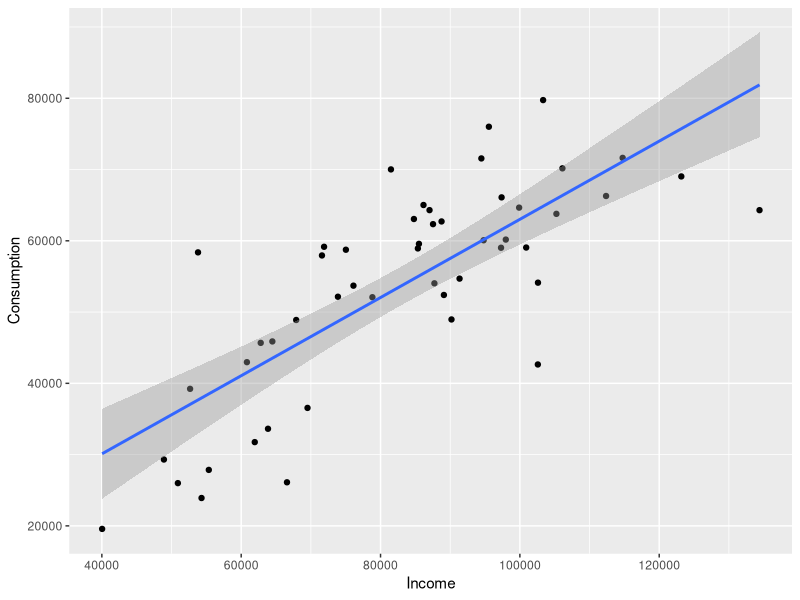
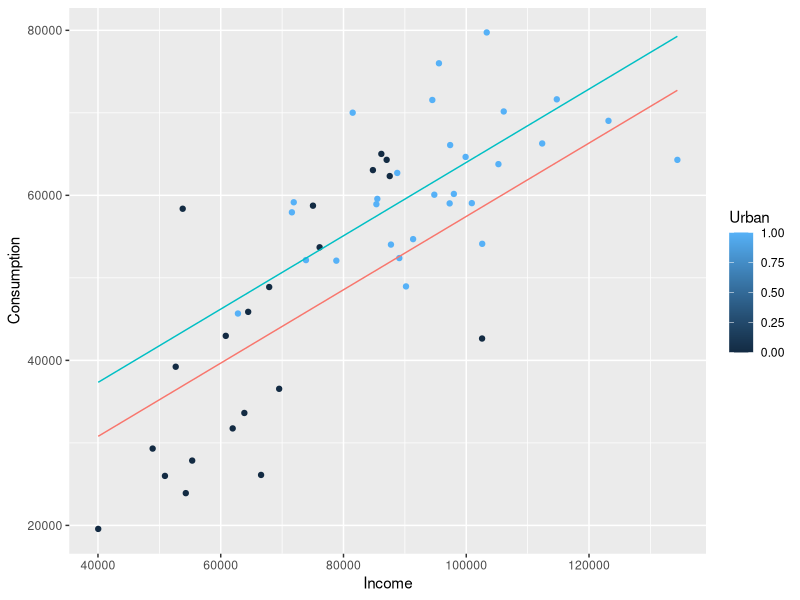
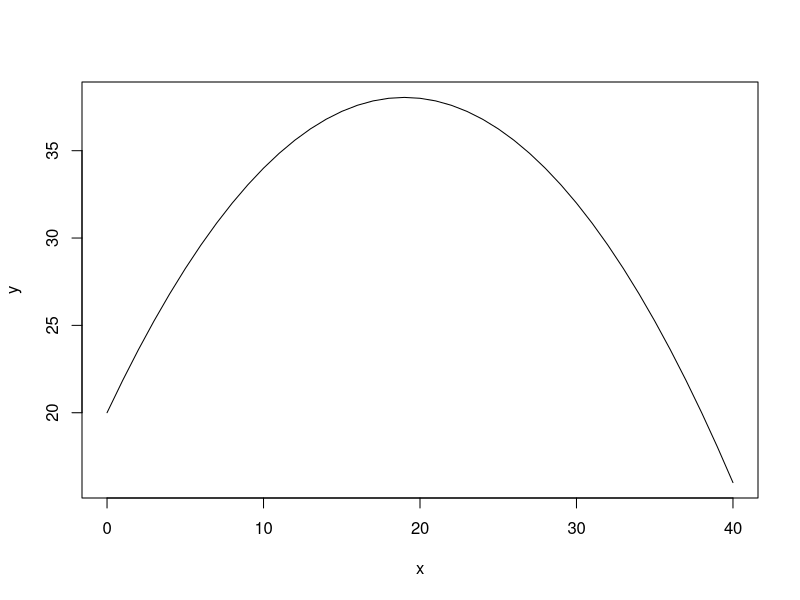
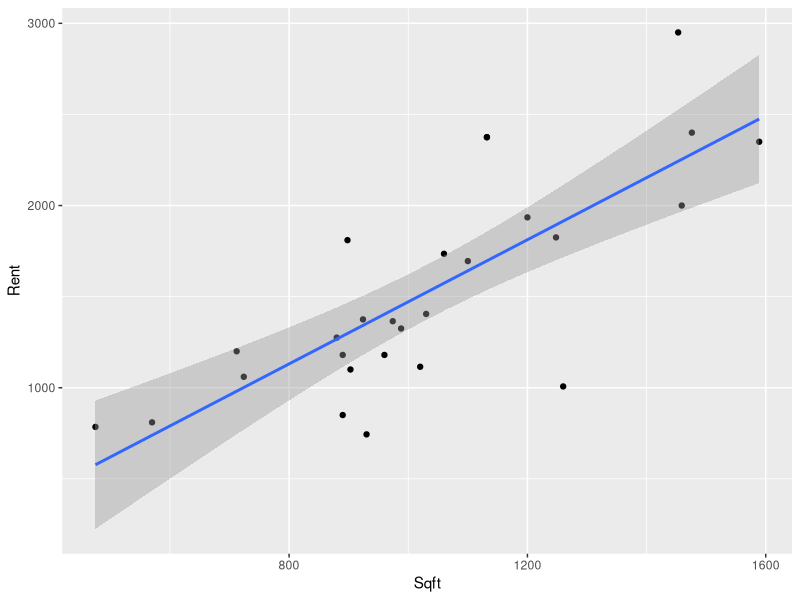

Write R code to recreate these figures, in order.
## ---- chunk 1
library(ggplot2)
library(readxl)
setwd("C:/Users/timma/Documents/GitHub/FIN6572Fall2020/Problem Sets/Ch7")
## ---- chunk 2
myData = read_xlsx("Ch7_Q4_Data_File.xlsx")
## ---- chunk 3
Model1 <- lm(y ~ x + d1 + d2, data = myData)
summary(Model1)
## ---- chunk 4
Model2 <- lm(y ~ x + d1 + d2 + d1*d2, data = myData)
summary(Model2)
## ---- chunk 5
x = 20
d1 = 1
d2 = 0
Model1$coefficients[1] + Model1$coefficients[2]*x + Model1$coefficients[3]*d1 + Model1$coefficients[4]*d2
d2 = 1
Model1$coefficients[1] + Model1$coefficients[2]*x + Model1$coefficients[3]*d1 + Model1$coefficients[4]*d2
## ---- chunk 6
myData = read_xlsx("Ch7_Q9_Data_File.xlsx")
## ---- chunk 7
Model1 <- lm(Income~ Hours + Hot + Holiday, data = myData)
summary(Model1)
## ---- chunk 8
hours = 6
hot = 1
holiday = 1
Model1$coefficients[1] + Model1$coefficients[2]*hours + Model1$coefficients[3]*hot + Model1$coefficients[4]*holiday
holiday = 0
Model1$coefficients[1] + Model1$coefficients[2]*hours + Model1$coefficients[3]*hot + Model1$coefficients[4]*holiday
## ---- chunk 9
Model2 <- lm(Income ~ Hours + Hot + Holiday + Hot*Holiday, data = myData)
summary(Model2)
## ---- chunk 10
hours = 6
hot = 1
holiday = 1
Model2$coefficients[1] + Model2$coefficients[2]*hours + Model2$coefficients[3]*hot + Model2$coefficients[4]*holiday + Model2$coefficients[5]*hot*holiday
holiday = 0
Model2$coefficients[1] + Model2$coefficients[2]*hours + Model2$coefficients[3]*hot + Model2$coefficients[4]*holiday + Model2$coefficients[5]*hot*holiday
## ---- chunk 11
myData = read_xlsx("Ch7_Q11_Data_File.xlsx")
## ---- chunk 12
Model1 <- lm(Consumption ~ Income, data = myData)
summary(Model1)
income = 75000
Model1$coefficients[1] + Model1$coefficients[2]*income
ggplot(myData,aes(y=Consumption,x=Income))+geom_point()+geom_smooth(method="lm")
## ---- chunk 13
Model2 <- lm(Consumption ~ Income + Urban, data = myData)
summary(Model2)
equation1=function(x){coef(Model2)[1]+coef(Model2)[2]*x}
equation2=function(x){coef(Model2)[1]+coef(Model2)[2]*x+coef(Model2)[3]}
ggplot(myData,aes(y=Consumption,x=Income,color=Urban))+geom_point()+
        stat_function(fun=equation1,geom="line",color=scales::hue_pal()(2)[1])+
        stat_function(fun=equation2,geom="line",color=scales::hue_pal()(2)[2])
## ---- chunk 14
urban = 1
Model2$coefficients[1] + Model2$coefficients[2]*income + Model2$coefficients[3]*urban
urban = 0
Model2$coefficients[1] + Model2$coefficients[2]*income + Model2$coefficients[3]*urban
## ---- chunk 15
Model3 <- lm(Consumption ~ Income + Urban + Income*Urban, data = myData)
summary(Model3)
## ---- chunk 16
urban = 1
Model3$coefficients[1] + Model3$coefficients[2]*income + Model3$coefficients[3]*urban + Model3$coefficients[4]*income*urban
urban = 0
Model3$coefficients[1] + Model3$coefficients[2]*income + Model3$coefficients[3]*urban + Model3$coefficients[4]*income*urban
## ---- chunk 17
x = 0:40
y = 20 + 1.9*x - 0.05*x^2
plot(x,y,'l')
## ---- chunk 18
myData = read_xlsx("Ch7_Q33_Data_File.xlsx")
## ---- chunk 19
Model1 <- lm(Rent ~ Beds+Baths+Sqft, data = myData)
summary(Model1)
ggplot(myData,aes(y=Rent,x=Sqft))+geom_point()+geom_smooth(method="lm")
## ---- chunk 20
Model2 <- lm(log(Rent) ~ Beds+Baths+Sqft, data = myData)
summary(Model2)
## ---- chunk 21
bed = 3
bath = 2
size = 1500
Model1$coefficients[1] + Model1$coefficients[2]*bed + Model1$coefficients[3]*bath + Model1$coefficients[4]*size
SE<-summary(Model2)$sigma
exp(Model2$coefficients[1] + Model2$coefficients[2]*bed + Model2$coefficients[3]*bath + Model2$coefficients[4]*size + (SE^2/2))
## ---- chunk 22
Pred_lny<-predict(Model2)
Pred_y<-exp(Pred_lny+SE^2/2)
cor(myData$Rent, Pred_y)^2
## ---- chunk 23
myData = read_xlsx("Ch7_Q35_Data_File.xlsx")
names(myData)[1] = "TimePerUnit"
names(myData)[2] = "UnitNumber"
## ---- chunk 24
Model1 <- lm(TimePerUnit ~ UnitNumber, data = myData)
summary(Model1)
## ---- chunk 25
Model <- lm(TimePerUnit ~ log(UnitNumber), data = myData)
summary(Model)
